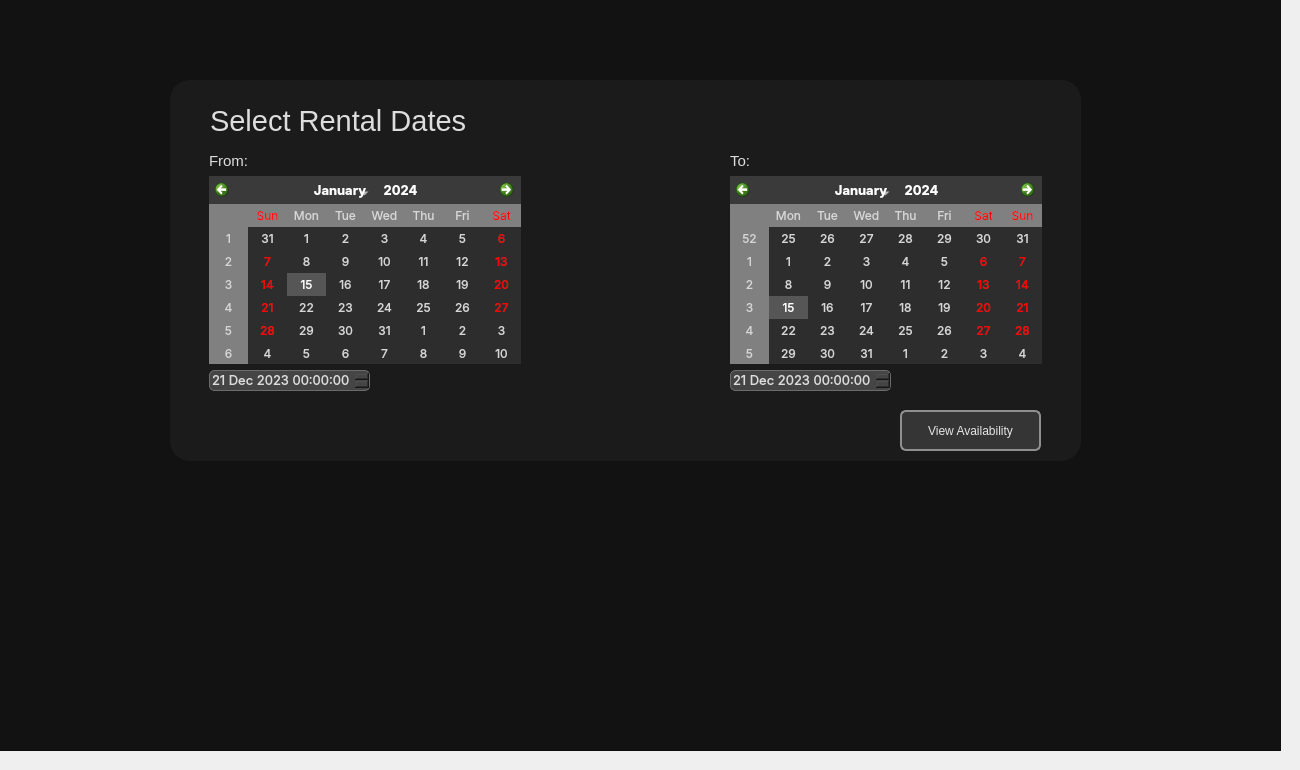
   <widget class="QWidget" name="page">
    <widget class="QWidget" name="widget" native="true">
     <property name="geometry">
      <rect>
       <x>170</x>
       <y>80</y>
       <width>911</width>
       <height>381</height>
      </rect>
     </property>
     <property name="styleSheet">
      <string notr="true">background-color:  rgb(27, 27, 27);
border-radius: 20px;  /* Adjust the radius as needed */</string>
     </property>
     <widget class="QPushButton" name="viewAvailabilityButton">
      <property name="geometry">
       <rect>
        <x>730</x>
        <y>330</y>
        <width>141</width>
        <height>41</height>
       </rect>
      </property>
      <property name="styleSheet">
       <string notr="true">QPushButton {
	
	font: 10pt &quot;Inter SemiBold&quot;, 'sans-serif';
    border: 2px solid #8f8f91;
    border-radius: 6px;
    background-color: #353535;
    min-width: 80px;
	color: rgb(229, 229, 229);
}

QPushButton:hover {
    border-color: #1a1a1a;
}

QPushButton:pressed {
    background-color: #292929;
}</string>
      </property>
      <property name="text">
       <string>View Availability</string>
      </property>
     </widget>
     <widget class="QLabel" name="label_4">
      <property name="geometry">
       <rect>
        <x>40</x>
        <y>20</y>
        <width>277</width>
        <height>41</height>
       </rect>
      </property>
      <property name="styleSheet">
       <string notr="true">QLabel{
            color: #DDDDDD; /* Light grey text on dark background */
            font-family: 'Inter ExtraBold', sans-serif;
            font-size: 22pt; /* Adjust size as needed */
}</string>
      </property>
      <property name="text">
       <string>Select Rental Dates</string>
      </property>
     </widget>
     <widget class="QLabel" name="label_3">
      <property name="geometry">
       <rect>
        <x>560</x>
        <y>71</y>
        <width>22</width>
        <height>19</height>
       </rect>
      </property>
      <property name="styleSheet">
       <string notr="true">QLabel#label_3 {
            color: #DDDDDD; /* Light grey text on dark background */
            font-family: 'Inter', sans-serif;
            font-size: 11pt; /* Adjust size as needed */
}</string>
      </property>
      <property name="text">
       <string>To:</string>
      </property>
     </widget>
     <widget class="QDateTimeEdit" name="fromDateTimeEdit">
      <property name="geometry">
       <rect>
        <x>39</x>
        <y>290</y>
        <width>161</width>
        <height>21</height>
       </rect>
      </property>
      <property name="styleSheet">
       <string notr="true">background-color: #454545;
            color: #DDDDDD;
            border: 1px solid #6c6c6c;
            border-radius: 5px;
            font-size: 10pt;
font-family: Inter;
</string>
      </property>
      <property name="date">
       <date>
        <year>2023</year>
        <month>12</month>
        <day>21</day>
       </date>
      </property>
     </widget>
     <widget class="QDateTimeEdit" name="toDateTimeEdit">
      <property name="geometry">
       <rect>
        <x>560</x>
        <y>290</y>
        <width>161</width>
        <height>21</height>
       </rect>
      </property>
      <property name="styleSheet">
       <string notr="true">background-color: #454545;
            color: #DDDDDD;
            border: 1px solid #6c6c6c;
            border-radius: 5px;
            font-size: 10pt;
font-family: Inter;
</string>
      </property>
      <property name="date">
       <date>
        <year>2023</year>
        <month>12</month>
        <day>21</day>
       </date>
      </property>
     </widget>
     <widget class="QCalendarWidget" name="fromDateCalendar">
      <property name="geometry">
       <rect>
        <x>39</x>
        <y>96</y>
        <width>312</width>
        <height>188</height>
       </rect>
      </property>
      <property name="styleSheet">
       <string notr="true">/* Styles for Calendar Widgets */
QCalendarWidget {
    border: 1px solid #757575;
    background-color: #2D2D2D;
font-family: Inter;

}
 /* header row */
  QCalendarWidget QWidget { alternate-background-color: rgb(128, 128, 128); }
QCalendarWidget QToolButton {
    background-color: #3A3A3A;
    color: #FFFFFF;
    border-radius: 4px;
    margin: 4px;
    font-size: 10pt;
}

QCalendarWidget QToolButton:hover {
    background-color: #474747;
}

QCalendarWidget QToolButton:pressed {
    background-color: #565656;
}

QCalendarWidget QToolButton::menu-indicator {
    image: none;
}

QCalendarWidget QSpinBox {
    background-color: #3A3A3A;
    color: #FFFFFF;
    border: none;
    font-size: 10pt;
}

QCalendarWidget QWidget#qt_calendar_navigationbar {
    background-color: #3A3A3A;
    color: #FFFFFF;
}

QCalendarWidget QAbstractItemView {
    selection-background-color: #565656;
    selection-color: #FFFFFF;
    background-color: #2D2D2D;
    color: #D6D6D6;
}
</string>
      </property>
      <property name="firstDayOfWeek">
       <enum>Qt::Sunday</enum>
      </property>
      <property name="gridVisible">
       <bool>false</bool>
      </property>
     </widget>
     <widget class="QCalendarWidget" name="toDateCalendar">
      <property name="geometry">
       <rect>
        <x>560</x>
        <y>96</y>
        <width>312</width>
        <height>188</height>
       </rect>
      </property>
      <property name="styleSheet">
       <string notr="true">/* Styles for Calendar Widgets */
QCalendarWidget {
    border: 1px solid #757575;
    background-color: #2D2D2D;
font-family: Inter;
}
 /* header row */
  QCalendarWidget QWidget { alternate-background-color: rgb(128, 128, 128); }
QCalendarWidget QToolButton {
    background-color: #3A3A3A;
    color: #FFFFFF;
    border-radius: 4px;
    margin: 4px;
    font-size: 10pt;
}

QCalendarWidget QToolButton:hover {
    background-color: #474747;
}

QCalendarWidget QToolButton:pressed {
    background-color: #565656;
}

QCalendarWidget QToolButton::menu-indicator {
    image: none;
}

QCalendarWidget QSpinBox {
    background-color: #3A3A3A;
    color: #FFFFFF;
    border: none;
    font-size: 10pt;
}

QCalendarWidget QWidget#qt_calendar_navigationbar {
    background-color: #3A3A3A;
    color: #FFFFFF;
}

QCalendarWidget QAbstractItemView {
    selection-background-color: #565656;
    selection-color: #FFFFFF;
    background-color: #2D2D2D;
    color: #D6D6D6;
}</string>
      </property>
     </widget>
     <widget class="QLabel" name="label_2">
      <property name="geometry">
       <rect>
        <x>39</x>
        <y>71</y>
        <width>41</width>
        <height>19</height>
       </rect>
      </property>
      <property name="styleSheet">
       <string notr="true">QLabel#label_2 {
            color: #DDDDDD; /* Light grey text on dark background */
            font-family: 'Inter', sans-serif;
            font-size: 11pt; /* Adjust size as needed */
}</string>
      </property>
      <property name="text">
       <string>From:</string>
      </property>
     </widget>
    </widget>
    <widget class="QGraphicsView" name="graphicsView_2">
     <property name="geometry">
      <rect>
       <x>-10</x>
       <y>-10</y>
       <width>1291</width>
       <height>761</height>
      </rect>
     </property>
     <property name="styleSheet">
      <string notr="true">background-color: rgb(18, 18, 18);
</string>
     </property>
    </widget>
    <zorder>graphicsView_2</zorder>
    <zorder>widget</zorder>
   </widget>
